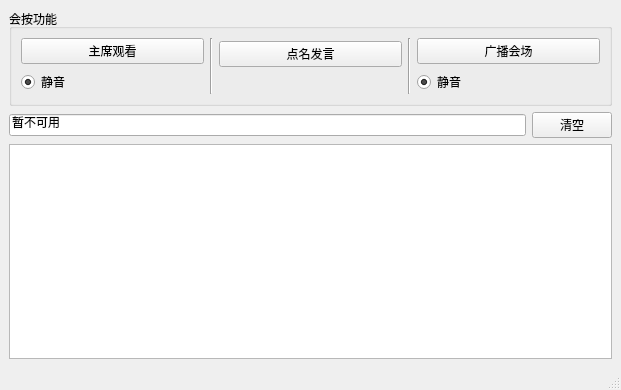
<?xml version="1.0" encoding="UTF-8"?>
<ui version="4.0">
 <class>MainWindow</class>
 <widget class="QMainWindow" name="MainWindow">
  <property name="geometry">
   <rect>
    <x>0</x>
    <y>0</y>
    <width>621</width>
    <height>390</height>
   </rect>
  </property>
  <property name="windowTitle">
   <string>MainWindow</string>
  </property>
  <widget class="QWidget" name="centralwidget">
   <layout class="QVBoxLayout" name="verticalLayout_5">
    <item>
     <widget class="QGroupBox" name="groupBox">
      <property name="title">
       <string>会按功能</string>
      </property>
      <layout class="QVBoxLayout" name="verticalLayout_3">
       <item>
        <layout class="QHBoxLayout" name="horizontalLayout">
         <item>
          <layout class="QVBoxLayout" name="verticalLayout">
           <item>
            <widget class="QPushButton" name="viewparticipants">
             <property name="text">
              <string>主席观看</string>
             </property>
             <property name="checkable">
              <bool>true</bool>
             </property>
             <property name="autoExclusive">
              <bool>true</bool>
             </property>
            </widget>
           </item>
           <item>
            <widget class="QRadioButton" name="viewMute">
             <property name="text">
              <string>静音</string>
             </property>
             <property name="checked">
              <bool>true</bool>
             </property>
             <property name="autoExclusive">
              <bool>false</bool>
             </property>
            </widget>
           </item>
          </layout>
         </item>
         <item>
          <widget class="Line" name="line">
           <property name="orientation">
            <enum>Qt::Vertical</enum>
           </property>
          </widget>
         </item>
         <item>
          <layout class="QVBoxLayout" name="verticalLayout_4">
           <item>
            <widget class="QPushButton" name="spokesman">
             <property name="text">
              <string>点名发言</string>
             </property>
             <property name="checkable">
              <bool>true</bool>
             </property>
             <property name="autoExclusive">
              <bool>true</bool>
             </property>
            </widget>
           </item>
           <item>
            <spacer name="verticalSpacer">
             <property name="orientation">
              <enum>Qt::Vertical</enum>
             </property>
             <property name="sizeType">
              <enum>QSizePolicy::Fixed</enum>
             </property>
             <property name="sizeHint" stdset="0">
              <size>
               <width>20</width>
               <height>23</height>
              </size>
             </property>
            </spacer>
           </item>
          </layout>
         </item>
         <item>
          <widget class="Line" name="line_2">
           <property name="orientation">
            <enum>Qt::Vertical</enum>
           </property>
          </widget>
         </item>
         <item>
          <layout class="QVBoxLayout" name="verticalLayout_2">
           <item>
            <widget class="QPushButton" name="broadcaster">
             <property name="text">
              <string>广播会场</string>
             </property>
             <property name="checkable">
              <bool>true</bool>
             </property>
             <property name="autoExclusive">
              <bool>true</bool>
             </property>
            </widget>
           </item>
           <item>
            <widget class="QRadioButton" name="broadMute">
             <property name="text">
              <string>静音</string>
             </property>
             <property name="checked">
              <bool>true</bool>
             </property>
             <property name="autoExclusive">
              <bool>false</bool>
             </property>
            </widget>
           </item>
          </layout>
         </item>
        </layout>
       </item>
      </layout>
     </widget>
    </item>
    <item>
     <layout class="QHBoxLayout" name="horizontalLayout_2">
      <item>
       <widget class="QLineEdit" name="lineEdit">
        <property name="text">
         <string>暂不可用</string>
        </property>
       </widget>
      </item>
      <item>
       <widget class="QPushButton" name="clear">
        <property name="text">
         <string>清空</string>
        </property>
       </widget>
      </item>
     </layout>
    </item>
    <item>
     <widget class="QListView" name="participants"/>
    </item>
   </layout>
  </widget>
  <widget class="QMenuBar" name="menubar">
   <property name="geometry">
    <rect>
     <x>0</x>
     <y>0</y>
     <width>621</width>
     <height>21</height>
    </rect>
   </property>
  </widget>
  <widget class="QStatusBar" name="statusbar"/>
 </widget>
 <resources/>
 <connections/>
</ui>
